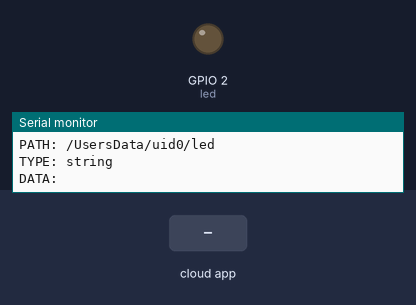
Recording of a sketch running on a simulated ESP8266 (NodeMCU). Shown: output pins drawn as LEDs (lit = HIGH), the last lines printed to the serial monitor. Inputs (shaded band) come from the test bench. WiFi joins after 1.5 s; servers stay silent unless stated; the Firebase database answers and starts empty.

Above: at 3.2 s.
3.3 s: the phone or cloud app sets led to ON
At 5.6 s:
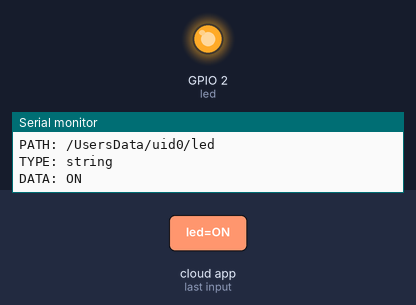
Timing chart, 0 to 7.1 s (numbered marks = the images above; inputs shaded):
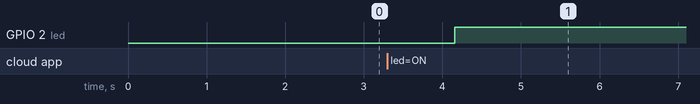

Measured:
- after the input at 3.3 s, GPIO 2 (led): LOW → HIGH after 0.85 s

The sketch:

firebase.ino
```cpp
#include <Arduino.h>
#if defined(ESP32)
  #include <WiFi.h>
#elif defined(ESP8266)
  #include <ESP8266WiFi.h>
#endif
#include <Firebase_ESP_Client.h>
#include <Wire.h>
//aaron pata dura

// Provide the token generation process info.
#include "addons/TokenHelper.h"
// Provide the RTDB payload printing info and other helper functions.
#include "addons/RTDBHelper.h"

// Insert your network credentials
// #define WIFI_SSID "SBG6700AC-01B96"
// #define WIFI_PASSWORD "2b0ca2f4d4"

#define WIFI_SSID "Casa 2.4GHz"
#define WIFI_PASSWORD "0141372386"

// Insert Firebase project API Key
#define API_KEY "AIzaSyCqSbAK8TwGf8wG0t61dRgyy0yYGLoDyrI"

// Insert Authorized Email and Corresponding Password
#define USER_EMAIL "choqueaaron@gmail.com"
#define USER_PASSWORD "UtenianosOS"

// Insert RTDB URLefine the RTDB URL
#define DATABASE_URL "https://esp32led-250ba-default-rtdb.firebaseio.com/"

// Define Firebase objects
FirebaseData fbdo;
FirebaseAuth auth;
FirebaseConfig config;

// Variable to save USER UID
String uid;

// Variables to save database paths
String databasePath;
String ledPath;


const int led = 2;//led

// Timer variables (send new readings every three minutes)
unsigned long sendDataPrevMillis = 0;
unsigned long timerDelay = 2000;

// Initialize WiFi
void initWiFi() {
  WiFi.begin(WIFI_SSID, WIFI_PASSWORD);
  Serial.print("Connecting to WiFi ..");
  while (WiFi.status() != WL_CONNECTED) {
    Serial.print('.');
    delay(1000);
  }
  Serial.println(WiFi.localIP());
  Serial.println();
}

// Write float values to the database
void sendFloat(String path, float value){
  if (Firebase.RTDB.setFloat(&fbdo, path.c_str(), value)){
    Serial.print("Writing value: ");
    Serial.print (value);
    Serial.print(" on the following path: ");
    Serial.println(path);
    Serial.println("PASSED");
    Serial.println("PATH: " + fbdo.dataPath());
    Serial.println("TYPE: " + fbdo.dataType());
  }
  else {
    Serial.println("FAILED");
    Serial.println("REASON: " + fbdo.errorReason());
  }
}
void readData(String path){
  String readIncoming ="";
  if (Firebase.RTDB.getString(&fbdo, path.c_str())){
    Serial.println("PATH: " + fbdo.dataPath());
    Serial.println("TYPE: " + fbdo.dataType());
    if(fbdo.dataType()=="string"){
      readIncoming =fbdo.stringData();
       Serial.println("DATA: " + readIncoming);
      if(readIncoming=="ON"){
        digitalWrite(led, HIGH);   // turn the LED on (HIGH is the voltage level)
        }
      else{
         digitalWrite(led, LOW);   // turn the LED off (LOW is the voltage level)
      }
    }
  }
  else {
    Serial.println("FAILED");
    Serial.println("REASON: " + fbdo.errorReason());
  }
}

void setup(){
  Serial.begin(115200);
  pinMode(led, OUTPUT);
  //initBME();
  initWiFi();

  // Assign the api key (required)
  config.api_key = API_KEY;

  // Assign the user sign in credentials
  auth.user.email = USER_EMAIL;
  auth.user.password = USER_PASSWORD;

  // Assign the RTDB URL (required)
  config.database_url = DATABASE_URL;

  Firebase.reconnectWiFi(true);
  fbdo.setResponseSize(4096);

  // Assign the callback function for the long running token generation task */
  config.token_status_callback = tokenStatusCallback; //see addons/TokenHelper.h

  // Assign the maximum retry of token generation
  config.max_token_generation_retry = 5;

  // Initialize the library with the Firebase authen and config
  Firebase.begin(&config, &auth);

  // Getting the user UID might take a few seconds
  Serial.println("Getting User UID");
  while ((auth.token.uid) == "") {
    Serial.print('.');
    delay(1000);
  }
  // Print user UID
  uid = auth.token.uid.c_str();
  Serial.print("User UID: ");
  Serial.println(uid);

  // Update database path
  databasePath = "/UsersData/" + uid;

  // Update database path for sensor readings
  ledPath = databasePath + "/led"; // --> UsersData/<user_uid>/led
}

void loop(){
  // Send new readings to database
  if (Firebase.ready() && (millis() - sendDataPrevMillis > timerDelay || sendDataPrevMillis == 0)){
    sendDataPrevMillis = millis();

    readData(ledPath);
  }
}
```
